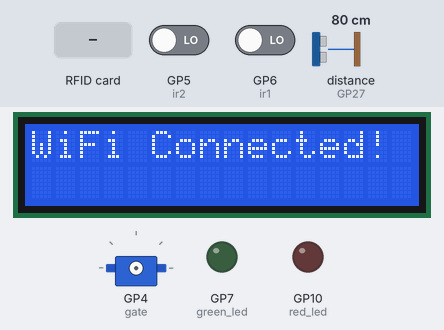
Recording of a program running on a simulated Raspberry Pi Pico running MicroPython. On the bench: 16×2 character LCD, servo, output pins drawn as LEDs (lit = HIGH). Wiring (from the project's diagram.json): servo on GP4, PIR motion sensor on GP5, PIR motion sensor on GP6, green LED on GP7, red LED on GP10. The inputs (shaded band) are chosen by the test bench; at power-on: GP5 (ir2) LOW, GP6 (ir1) LOW, distance to the obstacle (sensor on GP27) 80 cm. The echo pulse lasts 58.3 µs per cm; WiFi joins after 1.5 s; no MQTT or app messages arrive unless stated; the interpreter's speed is modelled, so counts of loop turns are approximate; servo angles are drawn from the pulse width (0.5 ms = 0°, 2.5 ms = 180°); library files of the repository ran but are not shown: mfrc522.py, i2c_lcd.py; pins used as bus, display or sensor lines are not drawn; what the program prints to the serial console is not drawn.

Above: at 2.1 s.
At 4.4 s:
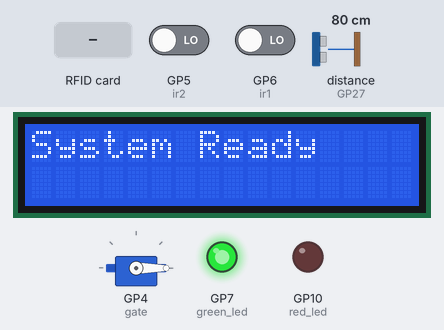
4.5 s: RFID card 5E 7A 19 C4 held to the reader
At 5.7 s:
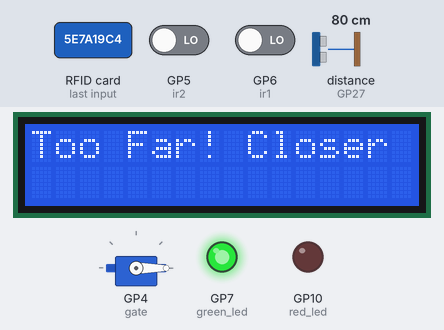
7.5 s: GP5 (ir2) driven HIGH
9.0 s: GP6 (ir1) driven HIGH
At 10.2 s:
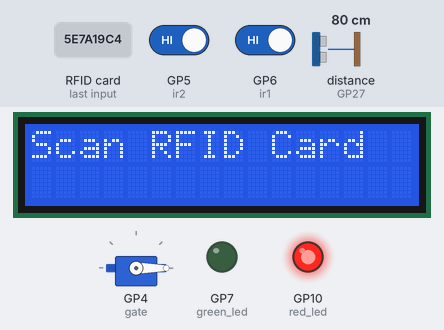
10.5 s: GP6 (ir1) driven LOW
At 11.8 s:
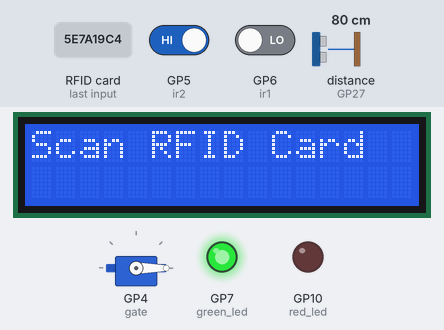
Timing chart, 0 to 13.0 s (numbered marks = the images above; inputs shaded):
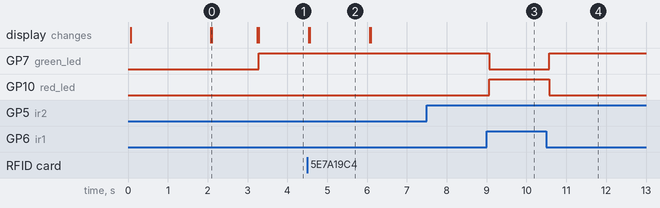

The program:

main.py
```python
from machine import Pin, PWM, I2C
from mfrc522 import MFRC522
from i2c_lcd import I2cLcd
from umqtt_simple import MQTTClient
import network
import utime

# --- 1. Hardware Initialization ---
i2c = I2C(1, scl=Pin(3), sda=Pin(2), freq=400000)
lcd = I2cLcd(i2c, 0x27, 2, 16)

# --- 2. WiFi Connection Setup ---
def connect_wifi():
    wlan = network.WLAN(network.STA_IF)
    wlan.active(True)
    if not wlan.isconnected():
        print("Connecting to WiFi...")
        lcd.clear()
        lcd.putstr("Connecting WiFi...")
        wlan.connect("Wokwi-GUEST", "")

        timeout = 15
        while not wlan.isconnected() and timeout > 0:
            utime.sleep(1)
            timeout -= 1
            print(".", end="")

    if wlan.isconnected():
        print("\nWiFi Connected! IP:", wlan.ifconfig()[0])
        lcd.clear()
        lcd.putstr("WiFi Connected!")
        utime.sleep(1)
    else:
        print("\nWiFi Connection Failed!")
        lcd.clear()
        lcd.putstr("WiFi Failed")
        utime.sleep(1)

connect_wifi()

# --- 3. MQTT Configuration ---
MQTT_BROKER   = "YOUR_URL_MQTT_BROKER"
MQTT_PORT     = 8883
MQTT_USER     = "YOUR_MQTT_USER"
MQTT_PASSWORD = "YOUR_MQTT_PASSWORD"
MQTT_TOPIC    = b"garage/garage_events"

client = MQTTClient(
    client_id="YOUR_CLIENT_ID",
    server=MQTT_BROKER,
    port=MQTT_PORT,
    user=MQTT_USER,
    password=MQTT_PASSWORD,
    ssl=True,
    ssl_params={'server_hostname': MQTT_BROKER}
)

def connect_mqtt():
    try:
        client.connect()
        print("MQTT Connected successfully!")
    except Exception as e:
        print("MQTT Connection Error:", e)

connect_mqtt()

def send_mqtt_event(event_type, card_id, extra_data=None):
    try:
        if extra_data is not None:
            message = f'{{"event": "{event_type}", "card_id": "{card_id}", "duration_sec": {extra_data}}}'
        else:
            message = f'{{"event": "{event_type}", "card_id": "{card_id}"}}'
        client.publish(MQTT_TOPIC, message)
        print(f"MQTT Sent: {message}")
    except Exception as e:
        print("MQTT Send Error, reconnecting...", e)
        try:
            connect_mqtt()
            client.publish(MQTT_TOPIC, message)
        except Exception as ex:
            print("MQTT Reconnect Failed:", ex)

# --- 4. Hardware Components ---
reader = MFRC522(spi_id=1, sck=14, miso=12, mosi=15, cs=13, rst=22)

red_led = Pin(10, Pin.OUT)    # ON when parking is FULL
green_led = Pin(7, Pin.OUT)   # ON when parking is AVAILABLE

gate = PWM(Pin(4))
gate.freq(50)

ir1 = Pin(6, Pin.IN)
ir2 = Pin(5, Pin.IN)

trig = Pin(26, Pin.OUT)
echo = Pin(27, Pin.IN)

def set_gate(angle):
    duty = int(1000 + (angle / 180) * 8000)
    gate.duty_u16(duty)

def get_distance():
    trig.low()
    utime.sleep_us(2)
    trig.high()
    utime.sleep_us(10)
    trig.low()
    timeout = utime.ticks_add(utime.ticks_ms(), 30)
    while echo.value() == 0:
        if utime.ticks_diff(timeout, utime.ticks_ms()) <= 0:
            return 999
    pulse_start = utime.ticks_us()
    while echo.value() == 1:
        if utime.ticks_diff(timeout, utime.ticks_ms()) <= 0:
            return 999
    pulse_end = utime.ticks_us()
    distance = utime.ticks_diff(pulse_end, pulse_start) * 0.0343 / 2
    return distance

ALLOWED_ID_1 = [1, 3, 4, 0, 0]
ALLOWED_ID_2 = [17, 51, 68, 0, 0]

last_parking_status = None
entry_times = {}

# Non-blocking Gate State Management Variables
gate_state = "CLOSED"  # "CLOSED", "OPENING", "OPEN", "CLOSING"
gate_timer = 0
GATE_OPEN_DURATION = 3000  # 3 seconds in milliseconds

def update_parking_status():
    global last_parking_status
    car1 = ir1.value()
    car2 = ir2.value()

    if car1 == 0 and car2 == 0:
        red_led.value(0)
        green_led.value(1)
        current_status = "EMPTY"
    elif car1 == 1 and car2 == 1:
        red_led.value(1)
        green_led.value(0)
        current_status = "FULL"
    else:
        red_led.value(0)
        green_led.value(1)
        current_status = "HALF_FULL"

    if current_status != last_parking_status:
        last_parking_status = current_status
        send_mqtt_event("PARKING_STATUS", current_status)

print("System Initialized. Waiting for RFID card...")
lcd.clear()
lcd.putstr("System Ready    ")
set_gate(0)

# --- Main Program Loop (Non-blocking) ---
while True:
    try:
        current_time = utime.ticks_ms()

        # 1. Continuously update parking slots and IR sensors status
        update_parking_status()

        # 2. Background Gate State Machine (Non-blocking delay)
        if gate_state == "OPENING":
            set_gate(90)
            gate_timer = current_time
            gate_state = "OPEN"
        elif gate_state == "OPEN" and utime.ticks_diff(current_time, gate_timer) >= GATE_OPEN_DURATION:
            set_gate(0)
            gate_state = "CLOSED"
            lcd.clear()
            lcd.putstr("Scan RFID Card  ")

        # 3. Read Ultrasonic and RFID only when the gate is closed/idle
        if gate_state == "CLOSED":
            dist = get_distance()
            reader.init()
            (stat, tag_type) = reader.request(reader.REQIDL)

            if stat == reader.OK:
                # Check distance condition (Car must be within 50 cm)
                if dist > 50:
                    print(f"Car too far! Distance: {dist:.1f} cm")
                    lcd.clear()
                    lcd.putstr("Too Far! Closer ")
                    send_mqtt_event("WARNING_TOO_FAR", f"Dist: {dist:.1f}cm")
                    utime.sleep(1.5)
                    lcd.clear()
                    lcd.putstr("Scan RFID Card  ")
                else:
                    (stat, uid) = reader.anticoll(reader.PICC_ANTICOLL1)
                    card_id_str = str(uid)
                    print(f"Card detected with UID: {uid}")

                    if uid == ALLOWED_ID_1 or uid == ALLOWED_ID_2:
                        if card_id_str not in entry_times:
                            # --- ENTRY WORKFLOW ---
                            entry_times[card_id_str] = current_time
                            print(f"Access Granted for {card_id_str}!")
                            lcd.clear()
                            lcd.putstr("You can Enter!  ")
                            send_mqtt_event("ENTRY", str(uid))
                            gate_state = "OPENING"
                        else:
                            # --- EXIT WORKFLOW ---
                            entry_time = entry_times.pop(card_id_str)
                            duration_sec = utime.ticks_diff(current_time, entry_time) // 1000

                            print(f"Car leaving. Duration: {duration_sec} s")
                            lcd.clear()
                            lcd.putstr(f"Goodbye! {duration_sec}s")

                            send_mqtt_event("EXIT", card_id_str, duration_sec)
                            gate_state = "OPENING"
                    else:
                        # --- ACCESS DENIED WORKFLOW ---
                        print("Access Denied!")
                        lcd.clear()
                        lcd.putstr("Access Denied   ")
                        send_mqtt_event("DENIED_ATTEMPT", str(uid))
                        utime.sleep(1.5)
                        lcd.clear()
                        lcd.putstr("Scan RFID Card  ")

        utime.sleep(0.05) # Small delay to optimize CPU load

    except Exception as e:
        print("Loop Error:", e)
        utime.sleep(1)
```

Measured:
- after the input at 4.5 s, the display: first changes at once (image 2 shows a later state)
- after the input at 7.5 s, every drawn part: stays the same
- after the input at 9.0 s, GP7 (green_led): HIGH → LOW after 0.06 s; GP10 (red_led): LOW → HIGH after 0.06 s
- after the input at 10.5 s, GP7 (green_led): LOW → HIGH after 0.07 s; GP10 (red_led): HIGH → LOW after 0.07 s
- what the display in image 0 shows lasts 1.1 s, from 2.1 s to 3.2 s
- what the display in image 2 shows lasts 1.5 s, from 4.6 s to 6.1 s
